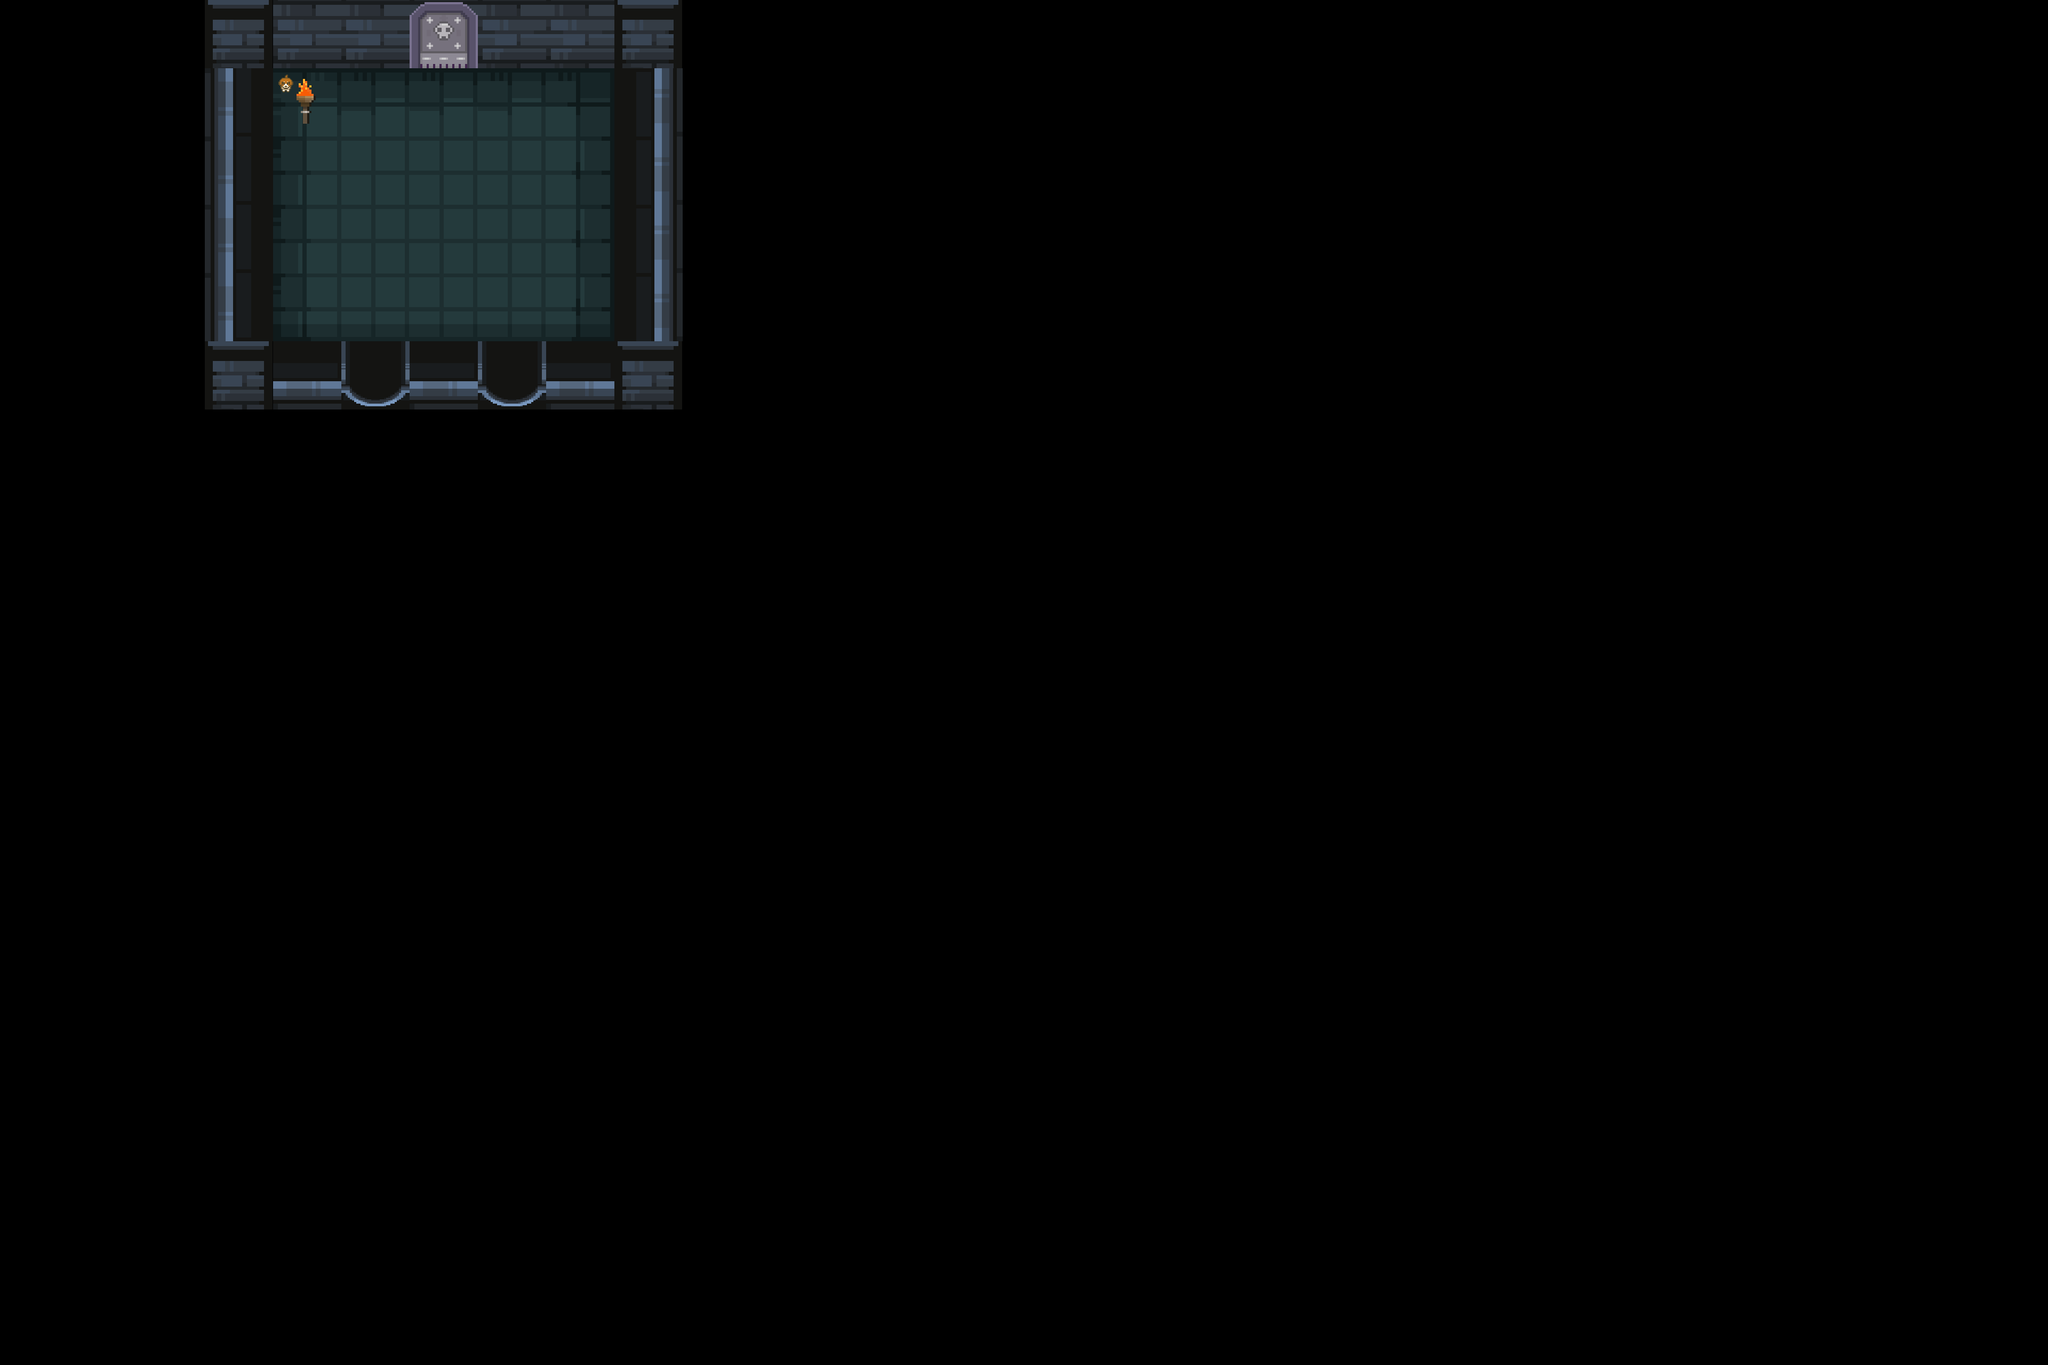

Rendered tile map (Tiled .tmx) drawn with the repository's tilesets; below, a short description and the map source with its tile grids summarised:
An orthogonal 30x20 tile map with 128x128 px tiles, 6 tile layers (floor, objects, wall, npc, ...), 2 tilesets and 7 objects (player, nodeb, nodea, tonodea, tonodeb).

<map version="1.10" tiledversion="1.11.0" orientation="orthogonal" renderorder="right-down" width="30" height="20" tilewidth="128" tileheight="128" infinite="0" nextlayerid="10" nextobjectid="11">
 <tileset firstgid="1" source="../dungeon_tile2.tsx" />
 <tileset firstgid="626" source="dungeon_tile2.tsx" />
 <layer id="2" name="floor" width="30" height="20">
  <data>[600 cells, 20 non-empty, 9 distinct tile ids]</data>
 </layer>
 <layer id="3" name="objects" width="30" height="20">
  <data>[600 cells, 0 non-empty, 0 distinct tile ids]</data>
 </layer>
 <layer id="1" name="wall" width="30" height="20">
  <data>[600 cells, 22 non-empty, 3 distinct tile ids]</data>
 </layer>
 <layer id="7" name="npc" width="30" height="20">
  <data>[600 cells, 1 non-empty, 1 distinct tile ids]</data>
 </layer>
 <objectgroup id="8" name="npc">
  <object id="9" x="512" y="128" width="128" height="128" />
  <object id="10" x="752" y="198.667">
   <properties>
    <property name="dog" value="capecao" />
   </properties>
  </object>
 </objectgroup>
 <layer id="9" name="invisible" width="30" height="20">
  <data>[600 cells, 1 non-empty, 1 distinct tile ids]</data>
 </layer>
 <layer id="4" name="door" width="30" height="20">
  <data>[600 cells, 3 non-empty, 2 distinct tile ids]</data>
 </layer>
 <objectgroup id="5" name="player">
  <object id="1" name="player" x="768" y="256" />
  <object id="2" name="nodeb" x="976" y="446" />
  <object id="8" name="nodea" x="700" y="450" />
 </objectgroup>
 <objectgroup id="6" name="door">
  <object id="5" name="tonodea" x="640" y="640">
   <properties>
    <property name="path" value="../map/medium/nodea.tmx" />
   </properties>
  </object>
  <object id="6" name="tonodeb" x="896" y="640">
   <properties>
    <property name="path" value="../map/medium/nodeb.tmx" />
   </properties>
  </object>
 </objectgroup>
</map>
